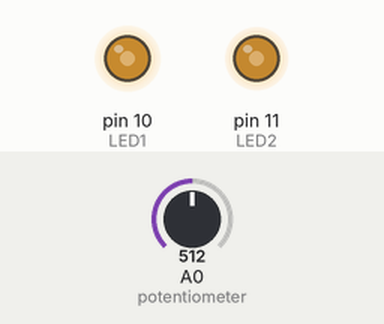
Bench run of a sketch on a simulated Arduino Uno, built with avr-gcc and run on an emulated ATmega328P. Parts: output pins drawn as LEDs (lit = HIGH). Inputs (shaded band) come from the test bench; at power-on: A0 (potentiometer) = 512.

Above: at 1.2 s.
1.3 s: A0 (potentiometer) set to 716
At 2.5 s:
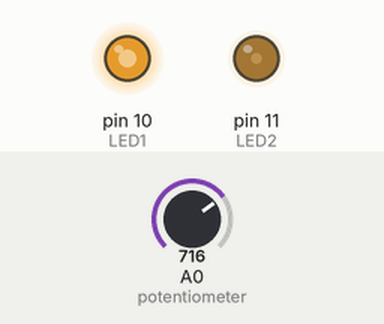
2.8 s: A0 (potentiometer) set to 900
At 3.9 s:
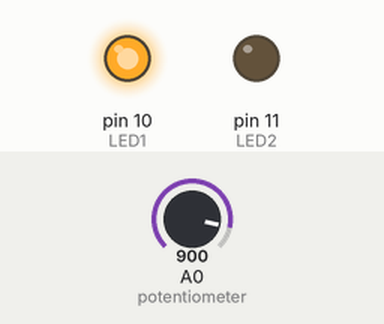
4.3 s: A0 (potentiometer) set to 306
At 5.0 s:
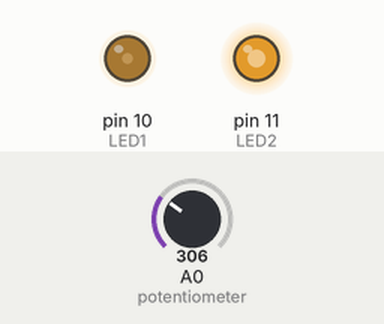
5.8 s: A0 (potentiometer) set to 122
At 6.2 s:
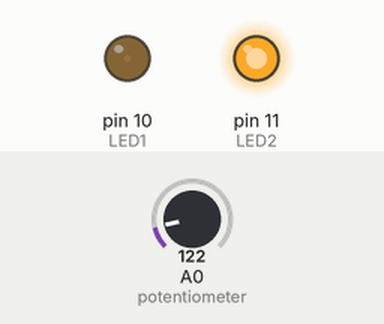
7.3 s: A0 (potentiometer) set to 0
At 8.5 s:
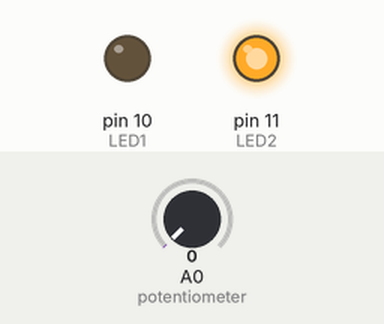
8.8 s: A0 (potentiometer) set to 511
At 9.6 s:
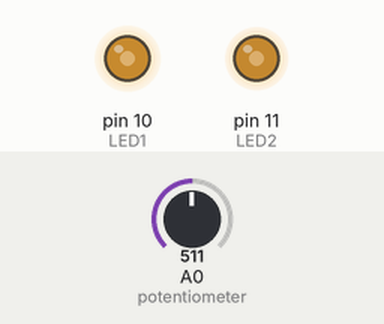
Timing chart, 0 to 11.3 s (numbered marks = the images above; inputs shaded):
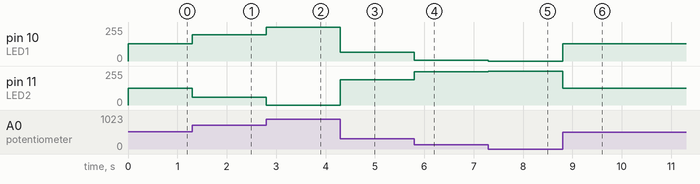

Measured:
- after the input at 1.3 s, pin 10 (LED1): 131/255 → 196/255 at once; pin 11 (LED2): 124/255 → 59/255 at once
- after the input at 2.8 s, pin 10 (LED1): 196/255 → 255/255 at once; pin 11 (LED2): 59/255 → 0/255 at once
- after the input at 4.3 s, pin 10 (LED1): 255/255 → 65/255 at once; pin 11 (LED2): 0/255 → 190/255 at once
- after the input at 5.8 s, pin 10 (LED1): 65/255 → 7/255 at once; pin 11 (LED2): 190/255 → 248/255 at once
- after the input at 7.3 s, pin 10 (LED1): 7/255 → 0/255 at once; pin 11 (LED2): 248/255 → 255/255 at once
- after the input at 8.8 s, pin 10 (LED1): 0/255 → 131/255 at once; pin 11 (LED2): 255/255 → 124/255 at once

The sketch:

Fading_2LED_with_Pot.ino
```cpp
int LED1=10;
int LED2=11;
int potentiometer=A0;

void setup()
{
  Serial.begin(9600);
  pinMode(LED1,OUTPUT);
  pinMode(LED2,OUTPUT);

}
void loop()
{
  int val=analogRead(potentiometer);
   val=constrain(val,100,900);
   int ledValue1=map(val,100,900,0,255);
   int ledValue2=map(val,100,900,255,0);

  analogWrite(LED1,ledValue1);
  analogWrite(LED2,ledValue2);
}
```
